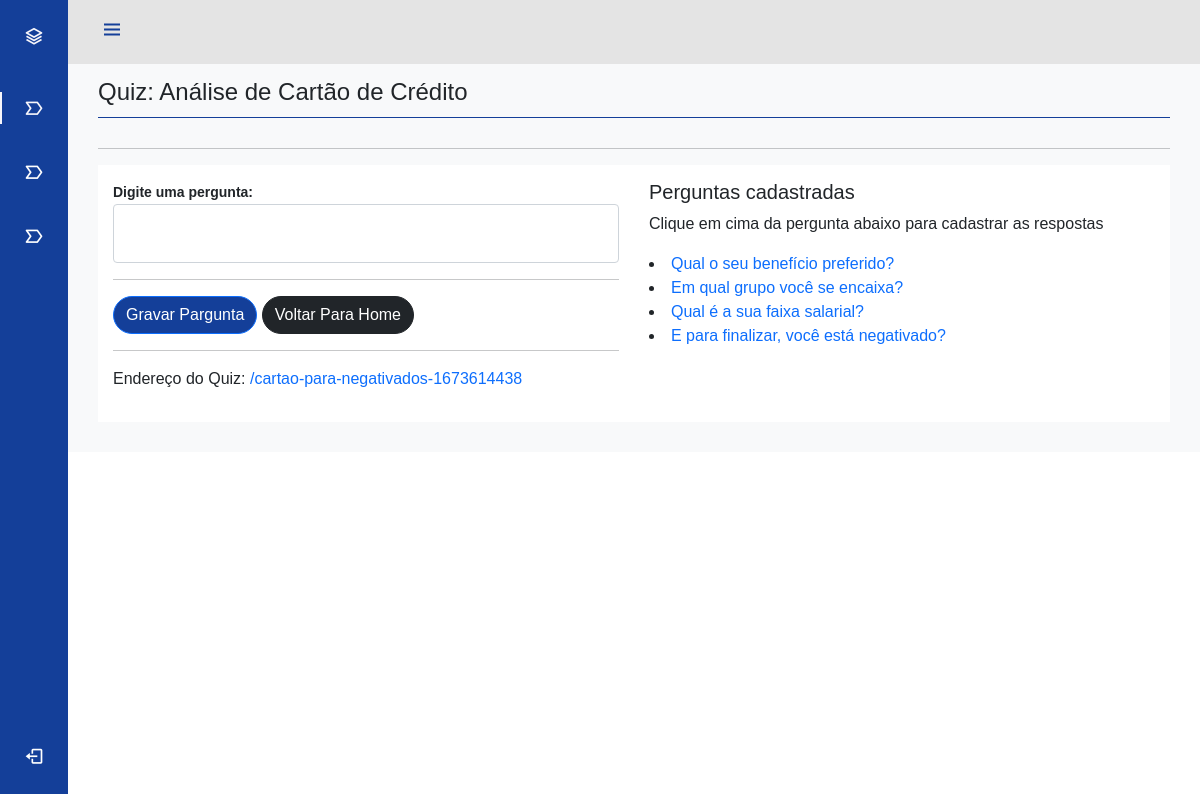
Screenshot of /app/pergunta-new.php?idQuiz=1 (signed in) with the database file from the repository.
### tables this page shows
CREATE TABLE `quiz` (
  `id` int(11) NOT NULL,
  `id_usuario` int(11) NOT NULL,
  `nome` varchar(255) NOT NULL,
  `urlDestino` varchar(255) NOT NULL,
  `pagina` varchar(100) NOT NULL,
  `frasefinal` varchar(255) NOT NULL,
  `destino` varchar(255) NOT NULL
);

CREATE TABLE `pergunta` (
  `id` int(11) NOT NULL,
  `id_quiz` int(11) NOT NULL,
  `pergunta` varchar(255) NOT NULL
);

### app/pergunta-new.php (the view, shortened to what this page needs)
<?php
include('funcoes.php');
include ('header.php');
include ('nav.php');
$idQuiz = strip_tags(trim(addslashes($_GET['idQuiz'])));
$sqlQuiz = $mysqli->query("SELECT * FROM quiz WHERE id = '$idQuiz' ");
$resQuiz = $sqlQuiz->fetch_assoc();
?>
    <div class="height-100 bg-light">
        <h4>Quiz: <?=$resQuiz['nome']?></h4>
            <hr>
        <div class="row">
            <div class="col-sm">
                <div style="max-width:900px;">
                    <div class="form-group">
                        <label for="">Digite uma pergunta:</label>
                        <input type="text" class="form-control cadastro" id="pergunta" value="">
                    </div>
                    <hr>
                    <button class="btn btn-primary" id="enviar">Gravar Pargunta</button>
                    <a class="btn btn-dark" href="painel.php">Voltar Para Home</a>
                </div>
                <hr>
                <p>Endereço do Quiz: <a target="_blank" href="<?=$urlQuiz?>/<?=$resQuiz['pagina']?>"> <?=$urlQuiz?>/<?=$resQuiz['pagina']?> </a></p>
            </div>
            <div class="col-sm">
                <h5>Perguntas cadastradas</h5>
                <p>Clique em cima da pergunta abaixo para cadastrar as respostas</p>
                <?php
                    $sqlPerguntas = $mysqli->query("SELECT * FROM pergunta WHERE id_quiz = '$idQuiz' ");
                    $conPerguntas = mysqli_num_rows($sqlPerguntas);
                    if($conPerguntas < 1){
                        mensagem('Nenhuma pergunta ainda cadastrada','danger');
                    }else{
                        while($resPerguntas = $sqlPerguntas->fetch_assoc()){
                            ?>
                            <li><a href="resposta-new.php?idPergunta=<?=$resPerguntas['id'] ?>"><?=$resPerguntas['pergunta'] ?></a></li>
                            <?php
                        }
                    }
                ?>
            </div>
        </div>
    </div>
<?php include('footer.php'); ?>

### app/style.css (style rules this page uses)
:root { --header-height: 3rem; --nav-width: 68px; --first-color:#143F99; --first-color-light: #fff; --white-color: #F7F6FB; --body-font: 'Arial', sans-serif; --normal-font-size: 1rem; --z-fixed: 100; }
.form-control { padding: 15px; padding-left: 10px; }
h4 { border-bottom: 1px solid #143F99; margin-bottom: 30px; padding-bottom: 10px; }
.row { margin:0 auto; }
.col-sm { background-color: #ffffff; margin: 0px; padding: 15px; }
.btn { border-radius: 24px; }
.btn-primary { background-color: var(--first-color); }
body { position: relative; margin: var(--header-height) 0 0 0; padding: 0 0rem; font-family: var(--body-font); font-size: var(--normal-font-size); transition: .5s }
a { text-decoration: none }
.height-100 { padding: 30px; }
label { font-size: 14px; font-weight: bold; }
.form-control { font-weight: normal; font-size: 18px; }
@media screen and (min-width: 768px) { body { margin: calc(var(--header-height) + 0rem) 0 0 0; padding-left: calc(var(--nav-width) + 0rem); } }

### rows the page displays
quiz: nome "Análise de Cartão de Crédito", pagina "cartao-para-negativados-1673614438"
pergunta: pergunta "Qual o seu benefício preferido?"
pergunta: pergunta "Em qual grupo você se encaixa?"
pergunta: pergunta "Qual é a sua faixa salarial?"
pergunta: pergunta "E para finalizar, você está negativado?"
